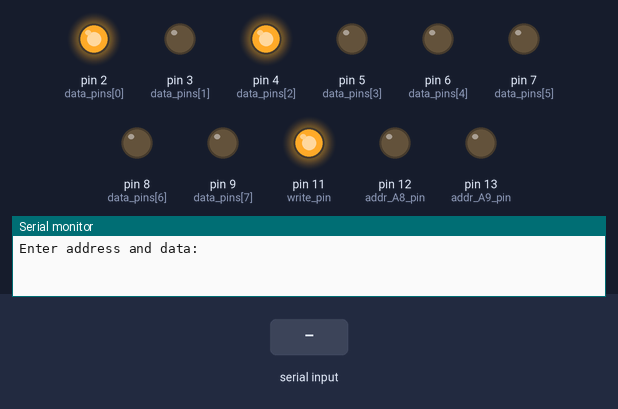
A sketch run on a simulated Arduino Uno, built with avr-gcc and run on an emulated ATmega328P. Parts: output pins drawn as LEDs (lit = HIGH), the last lines printed to the serial monitor. Inputs (shaded band) come from the test bench. Pins used as bus, display or sensor lines are not drawn.

Above: at 1.2 s.
1.3 s: "90 45\n" received over Serial
At 1.7 s:
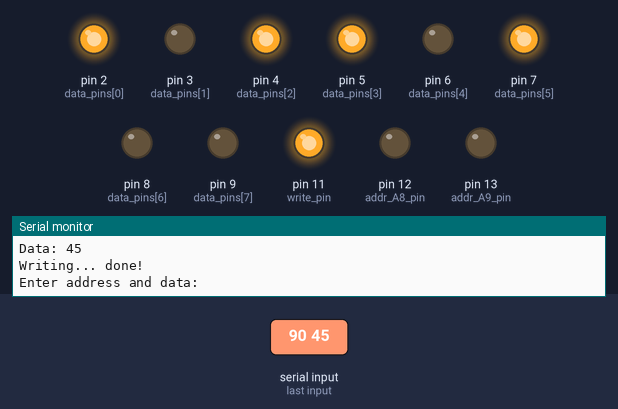
2.8 s: "90,45\n" received over Serial
Timing chart, 0 to 5.8 s (numbered marks = the images above; inputs shaded):
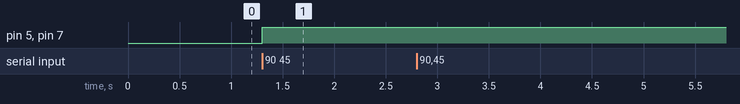

Measured:
- after the input at 1.3 s, pin 5 (data_pins[3]), pin 7 (data_pins[5]): LOW → HIGH at once

The sketch:

eeprom_programmer.ino
```cpp
// 0 + 1: RX & TX

uint8_t data_pins[] = {2, 3, 4, 5, 6, 7, 8, 9};
uint8_t latch_pin = 10;
uint8_t write_pin = 11;
uint8_t addr_A8_pin = 12;
uint8_t addr_A9_pin = 13;


void pulseLatch() {
  digitalWrite(latch_pin, HIGH);
  delayMicroseconds(10);
  digitalWrite(latch_pin, LOW);
}

void pulseWrite() {
  digitalWrite(write_pin, LOW);
  delayMicroseconds(1);
  digitalWrite(write_pin, HIGH);
}

void setupData(uint8_t data) {
  for (uint8_t i = 0; i < 8; i++) {
    digitalWrite(data_pins[i], (data >> i) & 1);
    // Serial.print(i);
    // Serial.print(" ");
    // Serial.println((data >> i) & 1);
  }
}

void setupAddress(uint16_t addr) {
  for (uint8_t i = 0; i < 8; i++) {
    digitalWrite(data_pins[7 - i], (addr >> i) & 1);
  }

  pulseLatch();
  digitalWrite(addr_A8_pin, (addr >> 8) & 1);
  digitalWrite(addr_A9_pin, (addr >> 9) & 1);
}

void write(uint16_t addr, uint8_t data) {
  setupAddress(addr);
  setupData(data);
  delayMicroseconds(100);
  pulseWrite();
  delayMicroseconds(100);
}

void configurePins() {
  pinMode(latch_pin, OUTPUT);
  pinMode(write_pin, OUTPUT);
  pinMode(addr_A8_pin, OUTPUT);
  pinMode(addr_A9_pin, OUTPUT);

  digitalWrite(write_pin, HIGH);

  for (uint8_t d : data_pins) {
    pinMode(d, OUTPUT);
  }
}

void setup() {
  configurePins();
  Serial.begin(115200);

  write(0, 5);
}

void loop() {
  Serial.println("Enter address and data:");

  while (!Serial.available()) {}

  String input = Serial.readStringUntil('\n');

  int addr = 0;
  int data = 0;

  int parsed = sscanf(input.c_str(), "%d %d", &addr, &data);

  if (parsed == 2) {
    Serial.print("Address: ");
    Serial.println(addr);

    Serial.print("Data: ");
    Serial.println(data);

    Serial.print("Writing... ");
    write((uint16_t)addr, (uint8_t)data);
    Serial.println("done!");
  } else {
    Serial.println("Invalid input. Please enter two numbers separated by space.");
  }
}
```
